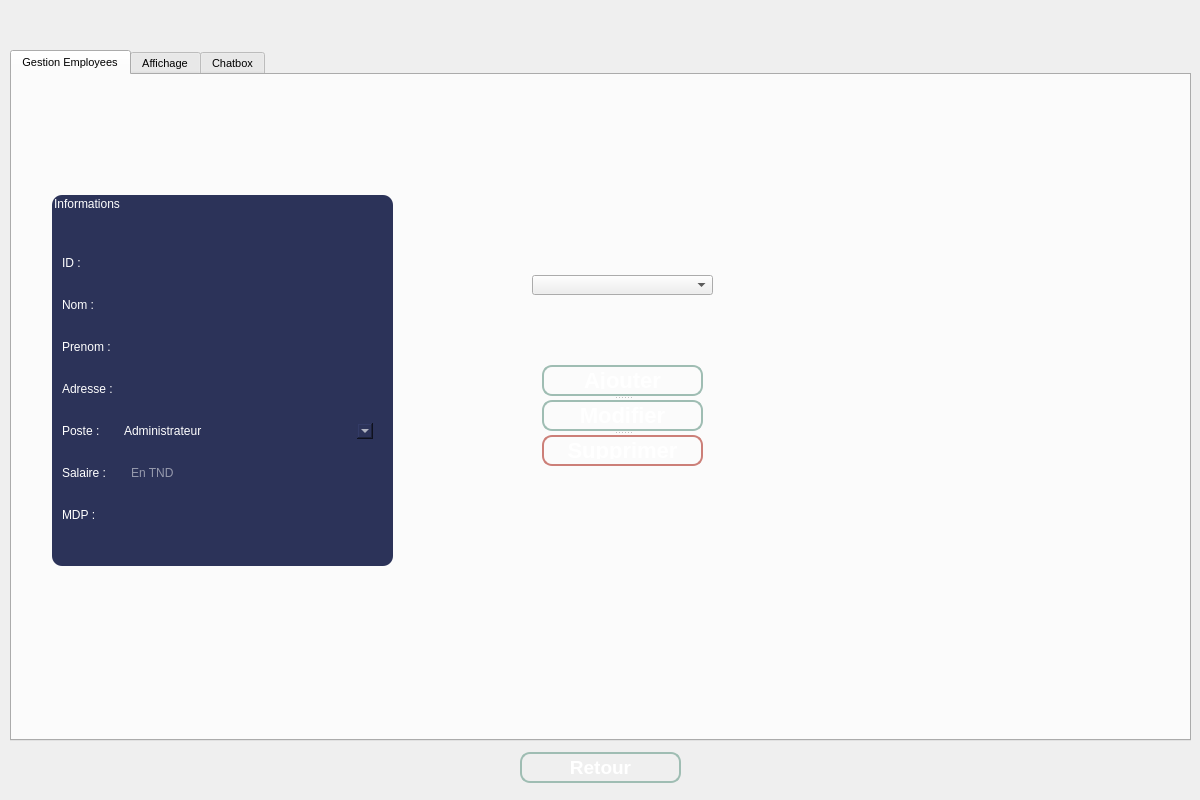
<?xml version="1.0" encoding="UTF-8"?>
<ui version="4.0">
 <class>MainWindow</class>
 <widget class="QMainWindow" name="MainWindow">
  <property name="geometry">
   <rect>
    <x>0</x>
    <y>0</y>
    <width>1200</width>
    <height>800</height>
   </rect>
  </property>
  <property name="font">
   <font>
    <pointsize>20</pointsize>
    <weight>75</weight>
    <bold>true</bold>
   </font>
  </property>
  <property name="windowTitle">
   <string>MainWindow</string>
  </property>
  <property name="styleSheet">
   <string notr="true">
QLineEdit{
    background-color: white;
    box-shadow: 2px 0.5px 5px 1px inset black;
    border-radius: 5px;
    width: 70%;
    padding-right: 10px;
    padding-left: 10px;
    text-align: left;
    color: #000;
    font-size:inherit;
    font-family: Arial, Helvetica, sans-serif;  
    font-weight:normal;
    font-variant:normal;
}
QLineEdit::hover{  color: black ;
background-color:orange;}
QLineEdit::focus{  color: black ;
background-color:white;}
/*-----QPushButton-----*/
QPushButton
{
	background-color: qlineargradient(spread:pad, x1:0, y1:0.511, x2:1, y2:0.511, stop:0 
#92bf91
,stop:0.995192 rgba(0,0,0,0));



	color: #ffffff;
	font-weight: bold;
	border: 2px solid #9fbdb3;
	border-radius:10px;
	padding: 5px;
	

}

QPushButton::hover
{
background-color: qlineargradient(spread:pad, x1:0, y1:0.511, x2:1, y2:0.511, stop:0 rgba(0, 180, 150, 220),stop:1 rgba(50, 220, 200, 220));

	color: #2C3359; 

}
QPushButton::pressed
{background-color: qlineargradient(stop:0 rgba(0, 207, 179, 255),stop:1 rgba(70, 255, 230, 255));

	color: #2C3359; 

}

</string>
  </property>
  <widget class="QWidget" name="centralwidget">
   <property name="font">
    <font>
     <pointsize>8</pointsize>
     <weight>50</weight>
     <bold>false</bold>
    </font>
   </property>
   <widget class="QStackedWidget" name="stackedWidget">
    <property name="geometry">
     <rect>
      <x>0</x>
      <y>-10</y>
      <width>1200</width>
      <height>810</height>
     </rect>
    </property>
    <property name="font">
     <font>
      <pointsize>8</pointsize>
      <weight>50</weight>
      <italic>false</italic>
      <bold>false</bold>
      <underline>false</underline>
      <strikeout>false</strikeout>
      <stylestrategy>PreferDefault</stylestrategy>
      <kerning>true</kerning>
     </font>
    </property>
    <property name="mouseTracking">
     <bool>false</bool>
    </property>
    <property name="currentIndex">
     <number>2</number>
    </property>
    <widget class="QWidget" name="Login">
     <widget class="QLabel" name="Login_label_Login">
      <property name="geometry">
       <rect>
        <x>460</x>
        <y>160</y>
        <width>291</width>
        <height>41</height>
       </rect>
      </property>
      <property name="font">
       <font>
        <pointsize>20</pointsize>
        <weight>75</weight>
        <italic>false</italic>
        <bold>true</bold>
        <underline>false</underline>
        <strikeout>false</strikeout>
        <stylestrategy>PreferDefault</stylestrategy>
        <kerning>true</kerning>
       </font>
      </property>
      <property name="text">
       <string>Login</string>
      </property>
      <property name="alignment">
       <set>Qt::AlignCenter</set>
      </property>
     </widget>
     <widget class="QLineEdit" name="Login_line_ID">
      <property name="geometry">
       <rect>
        <x>520</x>
        <y>340</y>
        <width>231</width>
        <height>20</height>
       </rect>
      </property>
     </widget>
     <widget class="QLineEdit" name="Login_line_MDP">
      <property name="geometry">
       <rect>
        <x>520</x>
        <y>380</y>
        <width>231</width>
        <height>20</height>
       </rect>
      </property>
      <property name="echoMode">
       <enum>QLineEdit::Password</enum>
      </property>
     </widget>
     <widget class="QLabel" name="Login_label_ID">
      <property name="geometry">
       <rect>
        <x>420</x>
        <y>340</y>
        <width>91</width>
        <height>16</height>
       </rect>
      </property>
      <property name="font">
       <font>
        <pointsize>9</pointsize>
        <weight>75</weight>
        <italic>false</italic>
        <bold>true</bold>
        <underline>false</underline>
        <strikeout>false</strikeout>
        <stylestrategy>PreferDefault</stylestrategy>
        <kerning>true</kerning>
       </font>
      </property>
      <property name="text">
       <string>ID :</string>
      </property>
     </widget>
     <widget class="QLabel" name="Login_label_MDP">
      <property name="geometry">
       <rect>
        <x>420</x>
        <y>380</y>
        <width>91</width>
        <height>21</height>
       </rect>
      </property>
      <property name="font">
       <font>
        <pointsize>9</pointsize>
        <weight>75</weight>
        <italic>false</italic>
        <bold>true</bold>
        <underline>false</underline>
        <strikeout>false</strikeout>
        <stylestrategy>PreferDefault</stylestrategy>
        <kerning>true</kerning>
       </font>
      </property>
      <property name="text">
       <string>Mot de passe :</string>
      </property>
     </widget>
     <widget class="QPushButton" name="Login_push_Login">
      <property name="geometry">
       <rect>
        <x>520</x>
        <y>490</y>
        <width>181</width>
        <height>31</height>
       </rect>
      </property>
      <property name="font">
       <font>
        <pointsize>10</pointsize>
        <weight>75</weight>
        <italic>false</italic>
        <bold>true</bold>
        <underline>false</underline>
        <strikeout>false</strikeout>
        <stylestrategy>PreferDefault</stylestrategy>
        <kerning>true</kerning>
       </font>
      </property>
      <property name="text">
       <string>Login</string>
      </property>
     </widget>
     <widget class="QLabel" name="Login_lebel_Info">
      <property name="geometry">
       <rect>
        <x>340</x>
        <y>260</y>
        <width>541</width>
        <height>31</height>
       </rect>
      </property>
      <property name="text">
       <string/>
      </property>
      <property name="alignment">
       <set>Qt::AlignCenter</set>
      </property>
     </widget>
    </widget>
    <widget class="QWidget" name="Menu">
     <widget class="QPushButton" name="Menu_push_Reture">
      <property name="geometry">
       <rect>
        <x>420</x>
        <y>590</y>
        <width>171</width>
        <height>31</height>
       </rect>
      </property>
      <property name="font">
       <font>
        <pointsize>14</pointsize>
        <weight>75</weight>
        <italic>false</italic>
        <bold>true</bold>
        <underline>false</underline>
        <strikeout>false</strikeout>
        <stylestrategy>PreferDefault</stylestrategy>
        <kerning>true</kerning>
       </font>
      </property>
      <property name="text">
       <string>Retour</string>
      </property>
     </widget>
     <widget class="QPushButton" name="Menu_push_Quitter">
      <property name="geometry">
       <rect>
        <x>640</x>
        <y>590</y>
        <width>161</width>
        <height>31</height>
       </rect>
      </property>
      <property name="font">
       <font>
        <pointsize>14</pointsize>
        <weight>75</weight>
        <italic>false</italic>
        <bold>true</bold>
        <underline>false</underline>
        <strikeout>false</strikeout>
        <stylestrategy>PreferDefault</stylestrategy>
        <kerning>true</kerning>
       </font>
      </property>
      <property name="text">
       <string>Quitter</string>
      </property>
     </widget>
     <widget class="QLabel" name="Menu_label_info">
      <property name="geometry">
       <rect>
        <x>20</x>
        <y>40</y>
        <width>321</width>
        <height>51</height>
       </rect>
      </property>
      <property name="font">
       <font>
        <pointsize>13</pointsize>
        <weight>50</weight>
        <italic>false</italic>
        <bold>false</bold>
        <underline>false</underline>
        <strikeout>false</strikeout>
        <stylestrategy>PreferDefault</stylestrategy>
        <kerning>true</kerning>
       </font>
      </property>
      <property name="text">
       <string>&lt;html&gt;&lt;head/&gt;&lt;body&gt;&lt;p&gt;&lt;br/&gt;&lt;/p&gt;&lt;/body&gt;&lt;/html&gt;</string>
      </property>
      <property name="alignment">
       <set>Qt::AlignLeading|Qt::AlignLeft|Qt::AlignTop</set>
      </property>
     </widget>
     <widget class="QWidget" name="layoutWidget">
      <property name="geometry">
       <rect>
        <x>430</x>
        <y>290</y>
        <width>371</width>
        <height>284</height>
       </rect>
      </property>
      <layout class="QVBoxLayout" name="verticalLayout">
       <item>
        <widget class="QPushButton" name="Menu_push_Employees">
         <property name="font">
          <font>
           <pointsize>14</pointsize>
           <weight>75</weight>
           <italic>false</italic>
           <bold>true</bold>
           <underline>false</underline>
           <strikeout>false</strikeout>
           <stylestrategy>PreferDefault</stylestrategy>
           <kerning>true</kerning>
          </font>
         </property>
         <property name="text">
          <string>Gestion Employees</string>
         </property>
        </widget>
       </item>
       <item>
        <widget class="QPushButton" name="Menu_push_Vehicules">
         <property name="font">
          <font>
           <pointsize>14</pointsize>
           <weight>75</weight>
           <italic>false</italic>
           <bold>true</bold>
           <underline>false</underline>
           <strikeout>false</strikeout>
           <stylestrategy>PreferDefault</stylestrategy>
           <kerning>true</kerning>
          </font>
         </property>
         <property name="text">
          <string>Gestion Vehicules</string>
         </property>
        </widget>
       </item>
       <item>
        <widget class="QPushButton" name="Menu_push_Visits">
         <property name="font">
          <font>
           <pointsize>14</pointsize>
           <weight>75</weight>
           <italic>false</italic>
           <bold>true</bold>
           <underline>false</underline>
           <strikeout>false</strikeout>
           <stylestrategy>PreferDefault</stylestrategy>
           <kerning>true</kerning>
          </font>
         </property>
         <property name="text">
          <string>Gestion Visits</string>
         </property>
        </widget>
       </item>
       <item>
        <widget class="QPushButton" name="Menu_push_Reservations">
         <property name="font">
          <font>
           <pointsize>14</pointsize>
           <weight>75</weight>
           <bold>true</bold>
          </font>
         </property>
         <property name="text">
          <string>Gestion Reservations</string>
         </property>
        </widget>
       </item>
       <item>
        <widget class="QPushButton" name="Menu_push_Equipements">
         <property name="font">
          <font>
           <pointsize>14</pointsize>
           <weight>75</weight>
           <italic>false</italic>
           <bold>true</bold>
           <underline>false</underline>
           <strikeout>false</strikeout>
           <stylestrategy>PreferDefault</stylestrategy>
           <kerning>true</kerning>
          </font>
         </property>
         <property name="text">
          <string>Gestion Equipements</string>
         </property>
        </widget>
       </item>
       <item>
        <widget class="QPushButton" name="Menu_push_Pistes">
         <property name="font">
          <font>
           <pointsize>14</pointsize>
           <weight>75</weight>
           <italic>false</italic>
           <bold>true</bold>
           <underline>false</underline>
           <strikeout>false</strikeout>
           <stylestrategy>PreferDefault</stylestrategy>
           <kerning>true</kerning>
          </font>
         </property>
         <property name="text">
          <string>Gestion Pistes</string>
         </property>
        </widget>
       </item>
      </layout>
     </widget>
    </widget>
    <widget class="QWidget" name="GestionEmployees">
     <widget class="QTabWidget" name="GestionEmp">
      <property name="geometry">
       <rect>
        <x>10</x>
        <y>60</y>
        <width>1181</width>
        <height>691</height>
       </rect>
      </property>
      <property name="font">
       <font>
        <pointsize>8</pointsize>
        <weight>50</weight>
        <bold>false</bold>
       </font>
      </property>
      <property name="currentIndex">
       <number>0</number>
      </property>
      <widget class="QWidget" name="emp">
       <attribute name="title">
        <string>Gestion Employees</string>
       </attribute>
       <widget class="QSplitter" name="splitter">
        <property name="geometry">
         <rect>
          <x>530</x>
          <y>290</y>
          <width>161</width>
          <height>101</height>
         </rect>
        </property>
        <property name="orientation">
         <enum>Qt::Vertical</enum>
        </property>
        <widget class="QPushButton" name="Empl_push_Ajouter">
         <property name="styleSheet">
          <string notr="true">/*-----QPushButton-----*/
QPushButton
{
	background-color: qlineargradient(spread:pad, x1:0, y1:0.511, x2:1, y2:0.511, stop:0 
#92bf91
,stop:0.995192 rgba(0,0,0,0));



	color: #ffffff;
	font-size: 22px;
	font-weight: bold;
	border: 2px solid #9fbdb3;
	border-radius:10px;
	padding: 5px;
	

}

QPushButton::hover
{
background-color: qlineargradient(spread:pad, x1:0, y1:0.511, x2:1, y2:0.511, stop:0 rgba(0, 180, 150, 220),stop:1 rgba(50, 220, 200, 220));

	color: #2C3359; 

}
QPushButton::pressed
{background-color: qlineargradient(stop:0 rgba(0, 207, 179, 255),stop:1 rgba(70, 255, 230, 255));

	color: #2C3359; 

}</string>
         </property>
         <property name="text">
          <string>Ajouter</string>
         </property>
        </widget>
        <widget class="QPushButton" name="Empl_push_Modifier">
         <property name="styleSheet">
          <string notr="true">/*-----QPushButton-----*/
QPushButton
{
	background-color: qlineargradient(spread:pad, x1:0, y1:0.511, x2:1, y2:0.511, stop:0 
#92bf91
,stop:0.995192 rgba(0,0,0,0));



	color: #ffffff;
	font-size: 22px;
	font-weight: bold;
	border: 2px solid #9fbdb3;
	border-radius:10px;
	padding: 5px;
	

}

QPushButton::hover
{
background-color: qlineargradient(spread:pad, x1:0, y1:0.511, x2:1, y2:0.511, stop:0 rgba(0, 180, 150, 220),stop:1 rgba(50, 220, 200, 220));

	color: #2C3359; 

}
QPushButton::pressed
{background-color: qlineargradient(stop:0 rgba(0, 207, 179, 255),stop:1 rgba(70, 255, 230, 255));

	color: #2C3359; 

}</string>
         </property>
         <property name="text">
          <string>Modifier</string>
         </property>
        </widget>
        <widget class="QPushButton" name="Empl_push_Supprimer">
         <property name="styleSheet">
          <string notr="true">/*-----QPushButton-----*/
QPushButton
{
	background-color: qlineargradient(spread:pad, x1:0, y1:0.511, x2:1, y2:0.511, stop:0 
#f29c94
,stop:0.995192 rgba(0,0,0,0));



	color: #ffffff;
	font-size: 22px;
	font-weight: bold;
	border: 2px solid #cc7f78;
	border-radius:10px;
	padding: 5px;
	

}

QPushButton::hover
{
background-color: #c29c99;

	color: #2C3359; 

}
QPushButton::pressed
{background-color: qlineargradient(stop:0 rgba(0, 207, 179, 255),stop:1 rgba(70, 255, 230, 255));

	color: #2C3359; 

}
</string>
         </property>
         <property name="text">
          <string>Supprimer</string>
         </property>
        </widget>
       </widget>
       <widget class="QComboBox" name="Empl_combo_ID">
        <property name="geometry">
         <rect>
          <x>520</x>
          <y>200</y>
          <width>181</width>
          <height>20</height>
         </rect>
        </property>
        <property name="styleSheet">
         <string notr="true">color:#fffff;
background-color: rgb(44, 51, 89);
border-radius: 10px;
</string>
        </property>
       </widget>
       <widget class="QGroupBox" name="groupBox">
        <property name="geometry">
         <rect>
          <x>40</x>
          <y>120</y>
          <width>341</width>
          <height>371</height>
         </rect>
        </property>
        <property name="styleSheet">
         <string notr="true">color:#ffffff;
background-color: rgb(44, 51, 89);
border-radius: 10px;
</string>
        </property>
        <property name="title">
         <string>Informations</string>
        </property>
        <widget class="QWidget" name="layoutWidget">
         <property name="geometry">
          <rect>
           <x>10</x>
           <y>40</y>
           <width>311</width>
           <height>311</height>
          </rect>
         </property>
         <layout class="QGridLayout" name="gridLayout">
          <item row="5" column="1">
           <widget class="QLineEdit" name="Empl_line_Salaire">
            <property name="placeholderText">
             <string>En TND</string>
            </property>
           </widget>
          </item>
          <item row="3" column="0">
           <widget class="QLabel" name="Empl_label_Adresse">
            <property name="text">
             <string>Adresse :</string>
            </property>
           </widget>
          </item>
          <item row="0" column="1">
           <widget class="QLineEdit" name="Empl_line_ID"/>
          </item>
          <item row="5" column="0">
           <widget class="QLabel" name="Empl_label_Salaire">
            <property name="text">
             <string>Salaire :</string>
            </property>
           </widget>
          </item>
          <item row="2" column="0">
           <widget class="QLabel" name="Empl_label_Prenom">
            <property name="text">
             <string>Prenom :</string>
            </property>
           </widget>
          </item>
          <item row="6" column="0">
           <widget class="QLabel" name="Empl_label_MDP">
            <property name="text">
             <string>MDP :</string>
            </property>
           </widget>
          </item>
          <item row="6" column="1">
           <widget class="QLineEdit" name="Empl_line_MDP">
            <property name="placeholderText">
             <string/>
            </property>
           </widget>
          </item>
          <item row="2" column="1">
           <widget class="QLineEdit" name="Empl_line_Prenom"/>
          </item>
          <item row="4" column="0">
           <widget class="QLabel" name="Empl_label_Poste">
            <property name="text">
             <string>Poste :</string>
            </property>
           </widget>
          </item>
          <item row="0" column="0">
           <widget class="QLabel" name="Empl_label_ID">
            <property name="text">
             <string>ID :</string>
            </property>
           </widget>
          </item>
          <item row="1" column="1">
           <widget class="QLineEdit" name="Empl_line_Nom"/>
          </item>
          <item row="1" column="0">
           <widget class="QLabel" name="Empl_labe_Nom">
            <property name="text">
             <string>Nom :</string>
            </property>
           </widget>
          </item>
          <item row="3" column="1">
           <widget class="QLineEdit" name="Empl_line_Adresse">
            <property name="text">
             <string/>
            </property>
           </widget>
          </item>
          <item row="4" column="1">
           <widget class="QComboBox" name="Empl_combo_Poste">
            <item>
             <property name="text">
              <string>Administrateur</string>
             </property>
            </item>
            <item>
             <property name="text">
              <string>Employees</string>
             </property>
            </item>
            <item>
             <property name="text">
              <string>Vehicules</string>
             </property>
            </item>
            <item>
             <property name="text">
              <string>Visits</string>
             </property>
            </item>
            <item>
             <property name="text">
              <string>Reservations</string>
             </property>
            </item>
            <item>
             <property name="text">
              <string>Pistes</string>
             </property>
            </item>
            <item>
             <property name="text">
              <string>Equipements</string>
             </property>
            </item>
           </widget>
          </item>
         </layout>
        </widget>
       </widget>
       <widget class="QLabel" name="Empl_label_GInfo">
        <property name="geometry">
         <rect>
          <x>490</x>
          <y>150</y>
          <width>251</width>
          <height>31</height>
         </rect>
        </property>
        <property name="font">
         <font>
          <italic>true</italic>
         </font>
        </property>
        <property name="text">
         <string/>
        </property>
        <property name="alignment">
         <set>Qt::AlignCenter</set>
        </property>
       </widget>
      </widget>
      <widget class="QWidget" name="aff">
       <attribute name="title">
        <string>Affichage</string>
       </attribute>
       <widget class="QTableView" name="tableView">
        <property name="geometry">
         <rect>
          <x>10</x>
          <y>10</y>
          <width>1151</width>
          <height>551</height>
         </rect>
        </property>
        <property name="styleSheet">
         <string notr="true">background-color: rgb(218, 237, 226);
</string>
        </property>
       </widget>
       <widget class="QLineEdit" name="Empl_line_Recherche">
        <property name="geometry">
         <rect>
          <x>80</x>
          <y>570</y>
          <width>201</width>
          <height>20</height>
         </rect>
        </property>
       </widget>
       <widget class="QLabel" name="Empl_label_Recherche">
        <property name="geometry">
         <rect>
          <x>10</x>
          <y>570</y>
          <width>61</width>
          <height>21</height>
         </rect>
        </property>
        <property name="text">
         <string>Recherche :</string>
        </property>
       </widget>
       <widget class="QRadioButton" name="Empl_radio_ID">
        <property name="geometry">
         <rect>
          <x>90</x>
          <y>600</y>
          <width>51</width>
          <height>18</height>
         </rect>
        </property>
        <property name="text">
         <string>ID</string>
        </property>
       </widget>
       <widget class="QRadioButton" name="Empl_radio_Nom">
        <property name="geometry">
         <rect>
          <x>150</x>
          <y>600</y>
          <width>51</width>
          <height>18</height>
         </rect>
        </property>
        <property name="text">
         <string>Nom</string>
        </property>
       </widget>
       <widget class="QPushButton" name="Empl_push_TriSalire">
        <property name="geometry">
         <rect>
          <x>310</x>
          <y>570</y>
          <width>101</width>
          <height>31</height>
         </rect>
        </property>
        <property name="styleSheet">
         <string notr="true">/*-----QPushButton-----*/
QPushButton
{
	background-color: qlineargradient(spread:pad, x1:0, y1:0.511, x2:1, y2:0.511, stop:0 
#92bf91
,stop:0.995192 rgba(0,0,0,0));



	color: #ffffff;
	font-weight: bold;
	border: 2px solid #9fbdb3;
	border-radius:10px;
	padding: 5px;
	

}

QPushButton::hover
{
background-color: qlineargradient(spread:pad, x1:0, y1:0.511, x2:1, y2:0.511, stop:0 rgba(0, 180, 150, 220),stop:1 rgba(50, 220, 200, 220));

	color: #2C3359; 

}
QPushButton::pressed
{background-color: qlineargradient(stop:0 rgba(0, 207, 179, 255),stop:1 rgba(70, 255, 230, 255));

	color: #2C3359; 

}
</string>
        </property>
        <property name="text">
         <string>Tri Salaire</string>
        </property>
       </widget>
       <widget class="QPushButton" name="Empl_push_TriPoste">
        <property name="geometry">
         <rect>
          <x>420</x>
          <y>570</y>
          <width>90</width>
          <height>31</height>
         </rect>
        </property>
        <property name="styleSheet">
         <string notr="true">/*-----QPushButton-----*/
QPushButton
{
	background-color: qlineargradient(spread:pad, x1:0, y1:0.511, x2:1, y2:0.511, stop:0 
#92bf91
,stop:0.995192 rgba(0,0,0,0));



	color: #ffffff;
	font-weight: bold;
	border: 2px solid #9fbdb3;
	border-radius:10px;
	padding: 5px;
	

}

QPushButton::hover
{
background-color: qlineargradient(spread:pad, x1:0, y1:0.511, x2:1, y2:0.511, stop:0 rgba(0, 180, 150, 220),stop:1 rgba(50, 220, 200, 220));

	color: #2C3359; 

}
QPushButton::pressed
{background-color: qlineargradient(stop:0 rgba(0, 207, 179, 255),stop:1 rgba(70, 255, 230, 255));

	color: #2C3359; 

}

</string>
        </property>
        <property name="text">
         <string>Tri Poste</string>
        </property>
       </widget>
       <widget class="QPushButton" name="Empl_push_TriNom">
        <property name="geometry">
         <rect>
          <x>530</x>
          <y>570</y>
          <width>90</width>
          <height>31</height>
         </rect>
        </property>
        <property name="text">
         <string>Tri Nom</string>
        </property>
       </widget>
       <widget class="QPushButton" name="Empl_push_Statistiques">
        <property name="geometry">
         <rect>
          <x>960</x>
          <y>570</y>
          <width>91</width>
          <height>31</height>
         </rect>
        </property>
        <property name="text">
         <string>Statistique</string>
        </property>
       </widget>
       <widget class="QPushButton" name="Empl_push_ExportPDF">
        <property name="geometry">
         <rect>
          <x>1070</x>
          <y>570</y>
          <width>91</width>
          <height>31</height>
         </rect>
        </property>
        <property name="text">
         <string>Export PDF</string>
        </property>
       </widget>
       <widget class="QLabel" name="Empl_label_TInfo">
        <property name="geometry">
         <rect>
          <x>630</x>
          <y>570</y>
          <width>321</width>
          <height>31</height>
         </rect>
        </property>
        <property name="font">
         <font>
          <italic>true</italic>
         </font>
        </property>
        <property name="text">
         <string/>
        </property>
        <property name="alignment">
         <set>Qt::AlignCenter</set>
        </property>
       </widget>
      </widget>
      <widget class="QWidget" name="chat">
       <attribute name="title">
        <string>Chatbox</string>
       </attribute>
       <widget class="QPushButton" name="Empl_push_Send">
        <property name="geometry">
         <rect>
          <x>830</x>
          <y>580</y>
          <width>101</width>
          <height>31</height>
         </rect>
        </property>
        <property name="styleSheet">
         <string notr="true"/>
        </property>
        <property name="text">
         <string>Envoyer</string>
        </property>
       </widget>
       <widget class="QLineEdit" name="Empl_line_Nickname">
        <property name="geometry">
         <rect>
          <x>120</x>
          <y>67</y>
          <width>181</width>
          <height>20</height>
         </rect>
        </property>
        <property name="styleSheet">
         <string notr="true"/>
        </property>
        <property name="frame">
         <bool>false</bool>
        </property>
       </widget>
       <widget class="QTextEdit" name="Empl_text_Chatbox">
        <property name="geometry">
         <rect>
          <x>110</x>
          <y>91</y>
          <width>951</width>
          <height>481</height>
         </rect>
        </property>
        <property name="styleSheet">
         <string notr="true">border: 1px solid rgb(108, 158, 28)</string>
        </property>
       </widget>
       <widget class="QLineEdit" name="Empl_line_Message">
        <property name="geometry">
         <rect>
          <x>190</x>
          <y>580</y>
          <width>611</width>
          <height>20</height>
         </rect>
        </property>
        <property name="focusPolicy">
         <enum>Qt::StrongFocus</enum>
        </property>
        <property name="styleSheet">
         <string notr="true"/>
        </property>
        <property name="frame">
         <bool>false</bool>
        </property>
       </widget>
       <widget class="QPushButton" name="Empl_push_Bind">
        <property name="geometry">
         <rect>
          <x>944</x>
          <y>580</y>
          <width>111</width>
          <height>31</height>
         </rect>
        </property>
        <property name="styleSheet">
         <string notr="true"/>
        </property>
        <property name="text">
         <string>se connecter</string>
        </property>
       </widget>
       <widget class="QLabel" name="Empl_label_Nickname">
        <property name="geometry">
         <rect>
          <x>120</x>
          <y>50</y>
          <width>71</width>
          <height>16</height>
         </rect>
        </property>
        <property name="text">
         <string>Nickname : </string>
        </property>
       </widget>
       <widget class="QLabel" name="Empl_label_Message">
        <property name="geometry">
         <rect>
          <x>120</x>
          <y>580</y>
          <width>61</width>
          <height>23</height>
         </rect>
        </property>
        <property name="text">
         <string>Message :</string>
        </property>
       </widget>
      </widget>
     </widget>
     <widget class="QPushButton" name="Empl_push_reture">
      <property name="geometry">
       <rect>
        <x>520</x>
        <y>762</y>
        <width>161</width>
        <height>31</height>
       </rect>
      </property>
      <property name="font">
       <font>
        <pointsize>14</pointsize>
        <weight>75</weight>
        <italic>false</italic>
        <bold>true</bold>
        <underline>false</underline>
        <strikeout>false</strikeout>
        <stylestrategy>PreferDefault</stylestrategy>
        <kerning>true</kerning>
       </font>
      </property>
      <property name="text">
       <string>Retour</string>
      </property>
     </widget>
    </widget>
    <widget class="QWidget" name="GestionVehicules"/>
    <widget class="QWidget" name="GestionVisits"/>
    <widget class="QWidget" name="GestionReservation"/>
    <widget class="QWidget" name="GestionEquipements"/>
    <widget class="QWidget" name="GestionPistes"/>
   </widget>
  </widget>
 </widget>
 <resources/>
 <connections/>
</ui>
